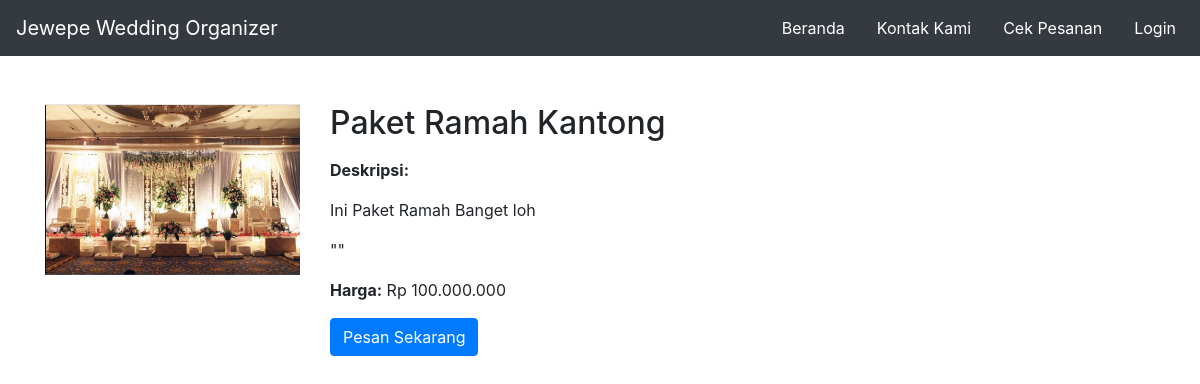
The page /landing/detail.php?id=7 on the database its author committed.
### tables this page shows
CREATE TABLE `tb_katalog` (
  `id_katalog` int(11) NOT NULL,
  `gambar` varchar(90) NOT NULL,
  `nama_paket` varchar(30) NOT NULL,
  `deskripsi` text NOT NULL,
  `harga` int(11) NOT NULL,
  `status_publish` varchar(10) NOT NULL,
  `id_user` int(11) NOT NULL,
  `created_at` datetime NOT NULL,
  `updated_at` datetime DEFAULT NULL
);

### db.php (called while the page is built, shortened)
<?php
class Database
{
    private $host = "localhost";
    private $user = "root";
    private $password = "";
    private $database = "db_wedding";
    private $conn;
    public function __construct()
    {
        $this->conn = mysqli_connect($this->host, $this->user, $this->password, $this->database);
    }
    public function get_katalog_by_id($id_katalog)
    {
        $query = mysqli_query($this->conn, "SELECT id_katalog, gambar, nama_paket, deskripsi, harga,
        status_publish, created_at, updated_at FROM tb_katalog WHERE id_katalog = '$id_katalog'")
            or die(mysqli_error($this->conn));
        return mysqli_fetch_assoc($query);
    }
}

### landing/detail.php (the view, shortened to what this page needs)
<?php
include("templates/header.php");
include("../db.php");
$db = new Database();
$id_katalog = $_GET["id"];
if (!empty($id_katalog)) {
    $data = $db->get_katalog_by_id($id_katalog);
} else {
    echo "<script>alert('Anda belum memilih katalog'); document.location.href = 'index.php';</script>";
}
?>
<div class="container mt-5">
    <div class="row">
        <div class="col-md-3">
            <img src="../files/katalog/<?= $data["gambar"]; ?>" class="img-fluid" alt="<?= $data["nama_paket"]; ?>">
        </div>
        <div class="col-md-9">
            <h2 class="mb-3"><?= $data["nama_paket"]; ?></h2>
            <p><strong>Deskripsi:</strong></p>
            <p><?= $data["deskripsi"]; ?></p>
            <p><strong>Harga:</strong> <?= "Rp " . number_format($data["harga"], 0, ',', '.'); ?></p>
            <a href="pesan.php?id=<?= $data["id_katalog"]; ?>" class="btn btn-primary">Pesan Sekarang</a>
        </div>
    </div>
</div>
<?php include("templates/footer.php"); ?>

### rows shown on the page
tb_katalog: gambar (picture), nama_paket "Paket Ramah Kantong", deskripsi "Ini Paket Ramah Banget loh \"\"", harga "100.000.000"
